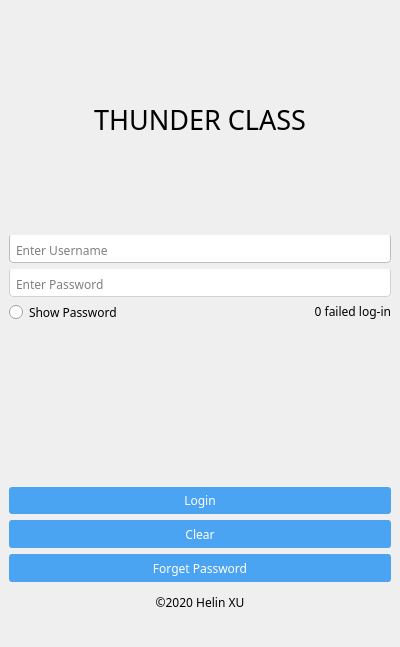
<?xml version="1.0" encoding="UTF-8"?>
<ui version="4.0">
 <class>LoginWindow</class>
 <widget class="QMainWindow" name="LoginWindow">
  <property name="geometry">
   <rect>
    <x>0</x>
    <y>0</y>
    <width>400</width>
    <height>647</height>
   </rect>
  </property>
  <property name="minimumSize">
   <size>
    <width>400</width>
    <height>647</height>
   </size>
  </property>
  <property name="maximumSize">
   <size>
    <width>400</width>
    <height>647</height>
   </size>
  </property>
  <property name="font">
   <font>
    <family>Microsoft JhengHei</family>
   </font>
  </property>
  <property name="contextMenuPolicy">
   <enum>Qt::PreventContextMenu</enum>
  </property>
  <property name="windowTitle">
   <string>Thunder Class - Login</string>
  </property>
  <property name="windowOpacity">
   <double>1.000000000000000</double>
  </property>
  <property name="autoFillBackground">
   <bool>false</bool>
  </property>
  <property name="styleSheet">
   <string notr="true">QWidget
{
	border-radius:3px;
}
QDialog{
background-color:rgb(230, 230, 230);
}
QLineEdit
{
    font: 25 9pt &quot;Microsoft JhengHei&quot;;
    background:white;
    padding-left:4px ;
    padding-top:4px ;
    border-bottom-left-radius:4px;
    border-bottom-right-radius:4px;
    border: 1.2px solid rgb(189 , 189, 189);
    border-top:transparent;
    
}
QLineEdit:hover
{
    font: 25 9pt &quot;Microsoft JhengHei&quot;;
    padding-top:0px ;
    border: 1px solid rgb(21 , 131 , 221);
}
QLineEdit:focus
{
    font: 25 9pt &quot;Microsoft JhengHei&quot;;
    padding-top:0px ;
    border: 1px solid rgb(21 , 131 , 221);
}

QPushButton
{
	font: 25 9pt &quot;Microsoft JhengHei&quot;;
    color:white;
    background-color:rgb(75,164,242);
    border-radius:3px;
}

QPushButton:hover
{
	font: 25 10pt &quot;Microsoft JhengHei&quot;;
    color:white;
    background-color:rgb(44 , 137 , 255);
	border-radius:5px;
}

QPushButton:pressed
{
	font: 25 11pt &quot;Microsoft JhengHei&quot;;
	border-radius:13px;
    color:white;
    background-color:rgb(14 , 135 , 228);
    padding-left:5px;
    padding-top:5px;
}

QPushButton:default
{
	font: 25 9pt &quot;Microsoft JhengHei&quot;;
	border-radius:3px;
    color:white;
    background-color:rgb(44 , 137 , 255);
    padding-left:3px;
    padding-top:3px;
    border: 2px solid rgb(17 , 120 , 221);
}

QPushButton:!enabled
{
	font: 25 9pt &quot;Microsoft JhengHei&quot;;
    color:white;
    background-color:rgb(200 , 200 , 200);
	border-radius:5px;
}
QRadioButton
{
    font: 25 9pt &quot;Microsoft JhengHei&quot;;
}
QLabel#TopImage
{
	border-radius:90px;
}
</string>
  </property>
  <widget class="QWidget" name="centralwidget">
   <layout class="QGridLayout" name="gridLayout">
    <item row="8" column="0">
     <widget class="QPushButton" name="btnLogin">
      <property name="sizePolicy">
       <sizepolicy hsizetype="Minimum" vsizetype="Preferred">
        <horstretch>0</horstretch>
        <verstretch>0</verstretch>
       </sizepolicy>
      </property>
      <property name="font">
       <font>
        <family>Microsoft JhengHei</family>
        <pointsize>9</pointsize>
        <weight>3</weight>
        <italic>false</italic>
        <bold>false</bold>
       </font>
      </property>
      <property name="text">
       <string>Login</string>
      </property>
      <property name="autoDefault">
       <bool>false</bool>
      </property>
     </widget>
    </item>
    <item row="1" column="0">
     <widget class="QLineEdit" name="edtName">
      <property name="sizePolicy">
       <sizepolicy hsizetype="Expanding" vsizetype="Preferred">
        <horstretch>0</horstretch>
        <verstretch>0</verstretch>
       </sizepolicy>
      </property>
      <property name="font">
       <font>
        <family>Microsoft JhengHei</family>
        <pointsize>9</pointsize>
        <weight>3</weight>
        <italic>false</italic>
        <bold>false</bold>
       </font>
      </property>
      <property name="placeholderText">
       <string>Enter Username</string>
      </property>
     </widget>
    </item>
    <item row="10" column="0">
     <widget class="QPushButton" name="btnForget">
      <property name="sizePolicy">
       <sizepolicy hsizetype="Minimum" vsizetype="Preferred">
        <horstretch>0</horstretch>
        <verstretch>0</verstretch>
       </sizepolicy>
      </property>
      <property name="font">
       <font>
        <family>Microsoft JhengHei</family>
        <pointsize>9</pointsize>
        <weight>3</weight>
        <italic>false</italic>
        <bold>false</bold>
       </font>
      </property>
      <property name="text">
       <string>Forget Password</string>
      </property>
     </widget>
    </item>
    <item row="2" column="0">
     <widget class="QLineEdit" name="edtPassword">
      <property name="sizePolicy">
       <sizepolicy hsizetype="Expanding" vsizetype="Preferred">
        <horstretch>0</horstretch>
        <verstretch>0</verstretch>
       </sizepolicy>
      </property>
      <property name="font">
       <font>
        <family>Microsoft JhengHei</family>
        <pointsize>9</pointsize>
        <weight>3</weight>
        <italic>false</italic>
        <bold>false</bold>
        <strikeout>false</strikeout>
       </font>
      </property>
      <property name="styleSheet">
       <string notr="true">QWidget
{
	border-radius:3px;
}
QDialog{
background-color:rgb(230, 230, 230);
}
QLineEdit
{
    background:white;
    padding-left:4px ;
    padding-top:4px ;
    border-bottom-left-radius:4px;
    border-bottom-right-radius:4px;
    border: 1px solid rgb(209 , 209 , 209);
    border-top:transparent;
}
QLineEdit:hover
{
    padding-top:0px ;
    border: 1px solid rgb(21 , 131 , 221);
}
QLineEdit:focus
{
    padding-top:0px ;
    border: 1px solid rgb(21 , 131 , 221);
}

QPushButton
{
	font: 25 9pt &quot;Microsoft JhengHei&quot;;
    color:white;
    background-color:rgb(75,164,242);
    border-radius:3px;
}

QPushButton:hover
{
	font: 25 10pt &quot;Microsoft JhengHei&quot;;
    color:white;
    background-color:rgb(44 , 137 , 255);
	border-radius:5px;
}

QPushButton:pressed
{
	font: 25 11pt &quot;Microsoft JhengHei&quot;;
	border-radius:13px;
    color:white;
    background-color:rgb(14 , 135 , 228);
    padding-left:5px;
    padding-top:5px;
}

QPushButton:default
{
	font: 25 9pt &quot;Microsoft JhengHei&quot;;
	border-radius:3px;
    color:white;
    background-color:rgb(44 , 137 , 255);
    padding-left:3px;
    padding-top:3px;
    border: 2px solid rgb(17 , 120 , 221);
}

QPushButton:!enabled
{
	font: 25 9pt &quot;Microsoft JhengHei&quot;;
    color:white;
    background-color:rgb(200 , 200 , 200);
	border-radius:5px;
}

QLabel#TopImage
{
	border-radius:90px;
}
</string>
      </property>
      <property name="inputMethodHints">
       <set>Qt::ImhHiddenText|Qt::ImhNoAutoUppercase|Qt::ImhNoPredictiveText|Qt::ImhSensitiveData</set>
      </property>
      <property name="echoMode">
       <enum>QLineEdit::Password</enum>
      </property>
      <property name="placeholderText">
       <string>Enter Password</string>
      </property>
     </widget>
    </item>
    <item row="9" column="0">
     <widget class="QPushButton" name="btnClear">
      <property name="sizePolicy">
       <sizepolicy hsizetype="Minimum" vsizetype="Preferred">
        <horstretch>0</horstretch>
        <verstretch>0</verstretch>
       </sizepolicy>
      </property>
      <property name="font">
       <font>
        <family>Microsoft JhengHei</family>
        <pointsize>9</pointsize>
        <weight>3</weight>
        <italic>false</italic>
        <bold>false</bold>
       </font>
      </property>
      <property name="text">
       <string>Clear</string>
      </property>
     </widget>
    </item>
    <item row="3" column="0">
     <layout class="QGridLayout" name="gridLayout_2">
      <item row="0" column="1">
       <widget class="QLabel" name="lblDisplay">
        <property name="sizePolicy">
         <sizepolicy hsizetype="Preferred" vsizetype="Preferred">
          <horstretch>0</horstretch>
          <verstretch>0</verstretch>
         </sizepolicy>
        </property>
        <property name="font">
         <font>
          <family>Microsoft JhengHei</family>
          <pointsize>9</pointsize>
         </font>
        </property>
        <property name="text">
         <string>0 failed log-in</string>
        </property>
        <property name="alignment">
         <set>Qt::AlignRight|Qt::AlignTop|Qt::AlignTrailing</set>
        </property>
       </widget>
      </item>
      <item row="1" column="0">
       <spacer name="verticalSpacer">
        <property name="orientation">
         <enum>Qt::Vertical</enum>
        </property>
        <property name="sizeType">
         <enum>QSizePolicy::Fixed</enum>
        </property>
        <property name="sizeHint" stdset="0">
         <size>
          <width>20</width>
          <height>160</height>
         </size>
        </property>
       </spacer>
      </item>
      <item row="0" column="0">
       <widget class="QRadioButton" name="rbtnShowPassword">
        <property name="sizePolicy">
         <sizepolicy hsizetype="Minimum" vsizetype="Preferred">
          <horstretch>0</horstretch>
          <verstretch>0</verstretch>
         </sizepolicy>
        </property>
        <property name="font">
         <font>
          <family>Microsoft JhengHei</family>
          <pointsize>9</pointsize>
          <weight>3</weight>
          <italic>false</italic>
          <bold>false</bold>
         </font>
        </property>
        <property name="layoutDirection">
         <enum>Qt::LeftToRight</enum>
        </property>
        <property name="text">
         <string>Show Password</string>
        </property>
        <property name="checked">
         <bool>false</bool>
        </property>
       </widget>
      </item>
     </layout>
    </item>
    <item row="0" column="0">
     <widget class="QLabel" name="lblTitle">
      <property name="minimumSize">
       <size>
        <width>0</width>
        <height>220</height>
       </size>
      </property>
      <property name="maximumSize">
       <size>
        <width>500</width>
        <height>220</height>
       </size>
      </property>
      <property name="font">
       <font>
        <family>Microsoft JhengHei UI Light</family>
        <pointsize>20</pointsize>
       </font>
      </property>
      <property name="layoutDirection">
       <enum>Qt::LeftToRight</enum>
      </property>
      <property name="frameShadow">
       <enum>QFrame::Plain</enum>
      </property>
      <property name="text">
       <string>THUNDER CLASS</string>
      </property>
      <property name="textFormat">
       <enum>Qt::AutoText</enum>
      </property>
      <property name="alignment">
       <set>Qt::AlignCenter</set>
      </property>
      <property name="openExternalLinks">
       <bool>false</bool>
      </property>
     </widget>
    </item>
    <item row="11" column="0">
     <widget class="QLabel" name="label">
      <property name="sizePolicy">
       <sizepolicy hsizetype="Preferred" vsizetype="Preferred">
        <horstretch>0</horstretch>
        <verstretch>0</verstretch>
       </sizepolicy>
      </property>
      <property name="font">
       <font>
        <family>Microsoft JhengHei</family>
        <pointsize>9</pointsize>
       </font>
      </property>
      <property name="text">
       <string>©️2020 Helin XU</string>
      </property>
      <property name="alignment">
       <set>Qt::AlignCenter</set>
      </property>
     </widget>
    </item>
   </layout>
  </widget>
  <widget class="QStatusBar" name="statusbar"/>
 </widget>
 <resources/>
 <connections/>
</ui>
